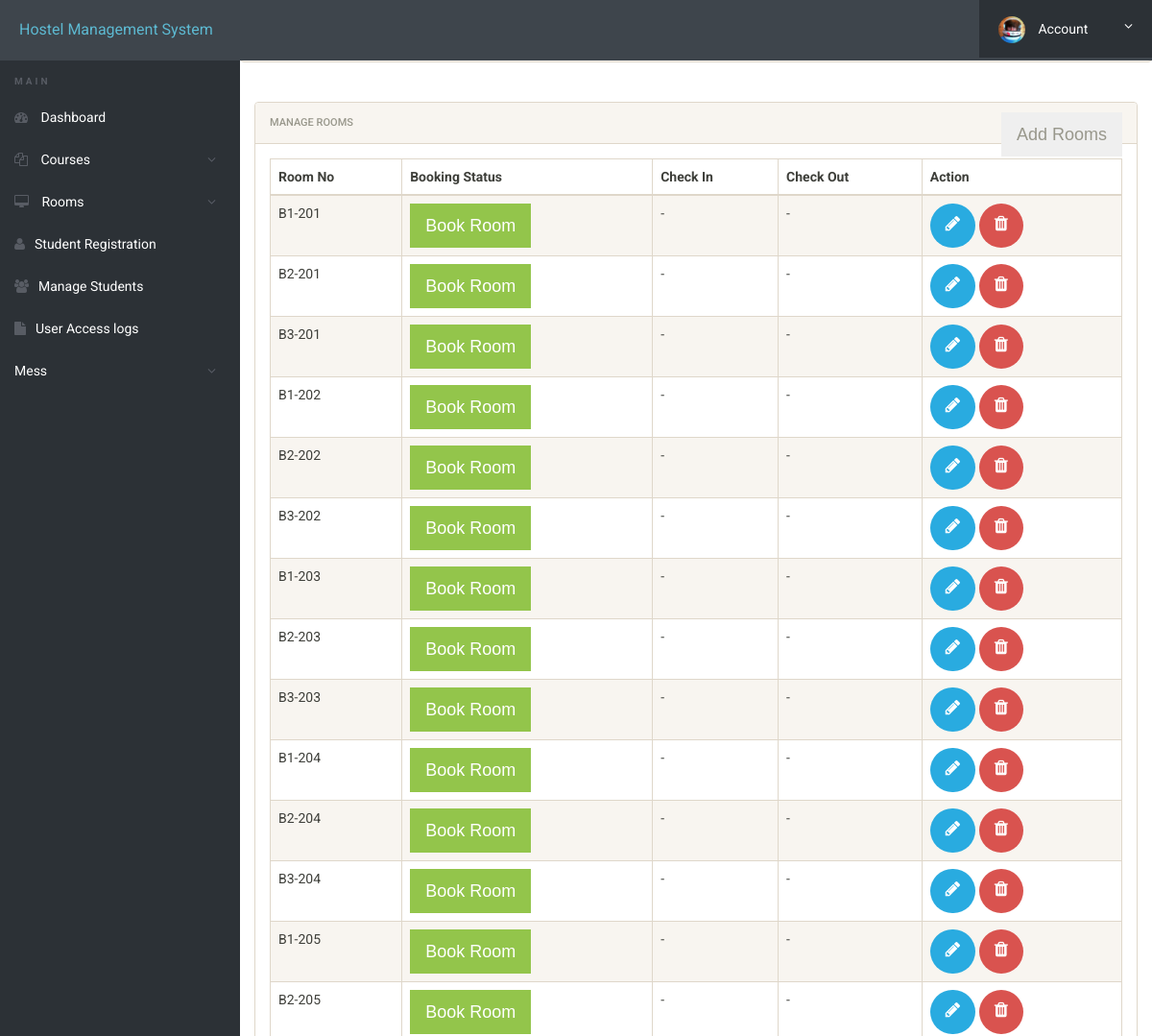
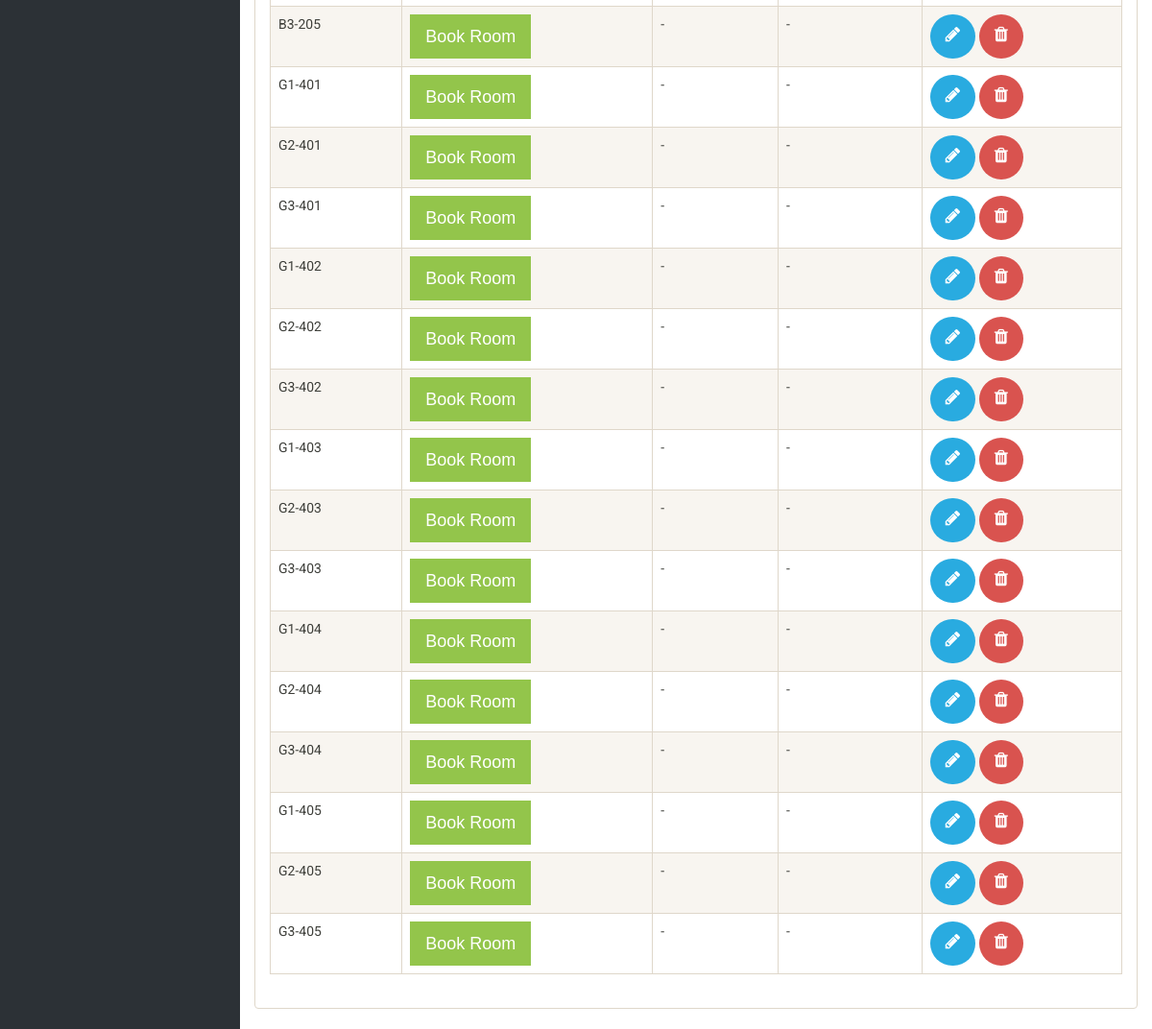
The app's page /admin/manage-rooms.php (signed in) with its own data (2 pictures, top to bottom).
### tables this page shows
CREATE TABLE `room` (
  `room_id` int(10) NOT NULL,
  `room_type_id` int(10) NOT NULL,
  `room_no` varchar(10) NOT NULL,
  `status` tinyint(1) DEFAULT NULL,
  `check_in_status` tinyint(1) NOT NULL,
  `check_out_status` tinyint(1) NOT NULL,
  `deleteStatus` tinyint(1) DEFAULT '0'
);

### admin/manage-rooms.php (the view, shortened to what this page needs)
<?php
include('includes/config.php');
?>
<!doctype html>
<html lang="en" class="no-js">
<head>
	<link rel="stylesheet" href="css/font-awesome.min.css">
	<link rel="stylesheet" href="css/bootstrap.min.css">
	<link rel="stylesheet" href="css/dataTables.bootstrap.min.css">
	<link rel="stylesheet" href="css/bootstrap-social.css">
	<link rel="stylesheet" href="css/bootstrap-select.css">
	<link rel="stylesheet" href="css/fileinput.min.css">
	<link rel="stylesheet" href="css/awesome-bootstrap-checkbox.css">
	<link rel="stylesheet" href="css/style.css">
</head>
<body>
	<?php include('includes/header.php');?>
	<div class="ts-main-content">
			<?php include('includes/sidebar.php');?>
		<div class="content-wrapper">
			<div class="container-fluid">
    <div class="row">
        <ol class="breadcrumb">
            <li><a href="#">
                </a></li>
            <li class="active">Manage Rooms</li>
        </ol>
    </div>
    <br>
    <div class="row">
        <div class="col-lg-12">
        </div>
    </div>
    <div class="row">
        <div class="col-lg-12">
            <div class="panel panel-default">
                <div class="panel-heading">Manage Rooms
                    <button class="btn btn-secondary pull-right" type="submit" style="border-radius:0%" data-toggle="modal" data-target="#addRoom">Add Rooms</button>
                </div>
                <div class="panel-body">
                    <table class="table table-striped table-bordered table-responsive" cellspacing="0" width="100%"
                           id="rooms">
                        <thead>
                        <tr>
                            <th>Room No</th>
                            <th>Booking Status</th>
                            <th>Check In</th>
                            <th>Check Out</th>
                            <th>Action</th>
                        </tr>
                        </thead>
                        <tbody>
                        <?php
                        $room_query = "SELECT * FROM room NATURAL JOIN room_type WHERE deleteStatus = 0";
                        $rooms_result = mysqli_query($mysqli, $room_query);
                        if (mysqli_num_rows($rooms_result) > 0) {
                            while ($rooms = mysqli_fetch_assoc($rooms_result)) { ?>
                                <tr>
                                    <td><?php echo $rooms['room_no'] ?></td>
                                    <td>
                                        <?php
                                        if ($rooms['status'] == 0) {
                                            echo '<a href="book-hostel.php&room_id=' . $rooms['room_id'] . '&room_type_id=' . $rooms['room_type_id'] . '" class="btn btn-success" style="border-radius:0%">Book Room</a>';
                                        } else {
                                            echo '<a href="#" class="btn btn-danger" style="border-radius:0%">Booked</a>';
                                        }
                                        ?>
                                    <td>
                                        <?php
                                        if ($rooms['status'] == 1 && $rooms['check_in_status'] == 0) {
                                            echo '<button class="btn btn-warning" id="checkInRoom"  data-id="' . $rooms['room_id'] . '" data-toggle="modal" style="border-radius:0%" data-target="#checkIn">Check In</button>';
                                        } elseif ($rooms['status'] == 0) {
                                            echo '-';
                                        } else {
                                            echo '<a href="#" class="btn btn-danger" style="border-radius:0%">Checked In</a>';
                                        }
                                        ?>
                                    </td>
                                    <td>
                                        <?php
                                        if ($rooms['status'] == 1 && $rooms['check_in_status'] == 1) {
                                            echo '<button class="btn btn-primary" style="border-radius:0%" id="checkOutRoom" data-id="' . $rooms['room_id'] . '">Check Out</button>';
                                        } elseif ($rooms['status'] == 0) {
                                            echo '-';
                                        }
                                        ?>
                                    </td>
                                    <td>
                                        <button title="Edit Room Information" style="border-radius:60px;" data-toggle="modal"
                                                data-target="#editRoom" data-id="<?php echo $rooms['room_id']; ?>"
                                                id="roomEdit" class="btn btn-info"><i class="fa fa-pencil"></i></button>
                                        <a href="ajax.php?delete_room=<?php echo $rooms['room_id']; ?>"
                                           class="btn btn-danger" style="border-radius:60px;" onclick="return confirm('Are you Sure?')"><i
                                                    class="fa fa-trash" alt="delete"></i></a>
                                    </td>
                                </tr>
                            <?php }
                        } else {
                            echo "No Rooms";
                        }
                        ?>
                        </tbody>
                    </table>
                </div>
            </div>
        </div>
    </div>
</div>
</body>
</html>

### admin/css/style.css (style rules this page uses)
html { font-size: 14px; }
@media only screen and (min-width: 480px) { html { font-size: 17px; } }
@media only screen and (min-width: 768px) { html { font-size: 14px; } }
body { font-size: 1em; }
a { color: #37a6c4; }
.btn { font-family: sans-serif; font-size: 18px; }
.btn i { position: relative; top: -2px; }
.panel { overflow: hidden; }
ul, li { margin: 0; padding: 0; list-style: none; }
.btn { text-transform: none; }
.ts-main-content .content-wrapper { padding-top: 15px; margin-top: 10px; }
@media only screen and (min-width: 992px) { .ts-main-content .content-wrapper { margin-left: 250px; } }

### records on screen
room: room_no "B1-201"
room: room_no "B2-201"
room: room_no "B3-201"
room: room_no "B1-202"
room: room_no "B2-202"
room: room_no "B3-202"
room: room_no "B1-203"
room: room_no "B2-203"
room: room_no "B3-203"
room: room_no "B1-204"
room: room_no "B2-204"
room: room_no "B3-204"
room: room_no "B1-205"
room: room_no "B2-205"
room: room_no "B3-205"
room: room_no "G1-401"
room: room_no "G2-401"
room: room_no "G3-401"
room: room_no "G1-402"
room: room_no "G2-402"
room: room_no "G3-402"
room: room_no "G1-403"
room: room_no "G2-403"
room: room_no "G3-403"
room: room_no "G1-404"
room: room_no "G2-404"
room: room_no "G3-404"
room: room_no "G1-405"
room: room_no "G2-405"
room: room_no "G3-405"
